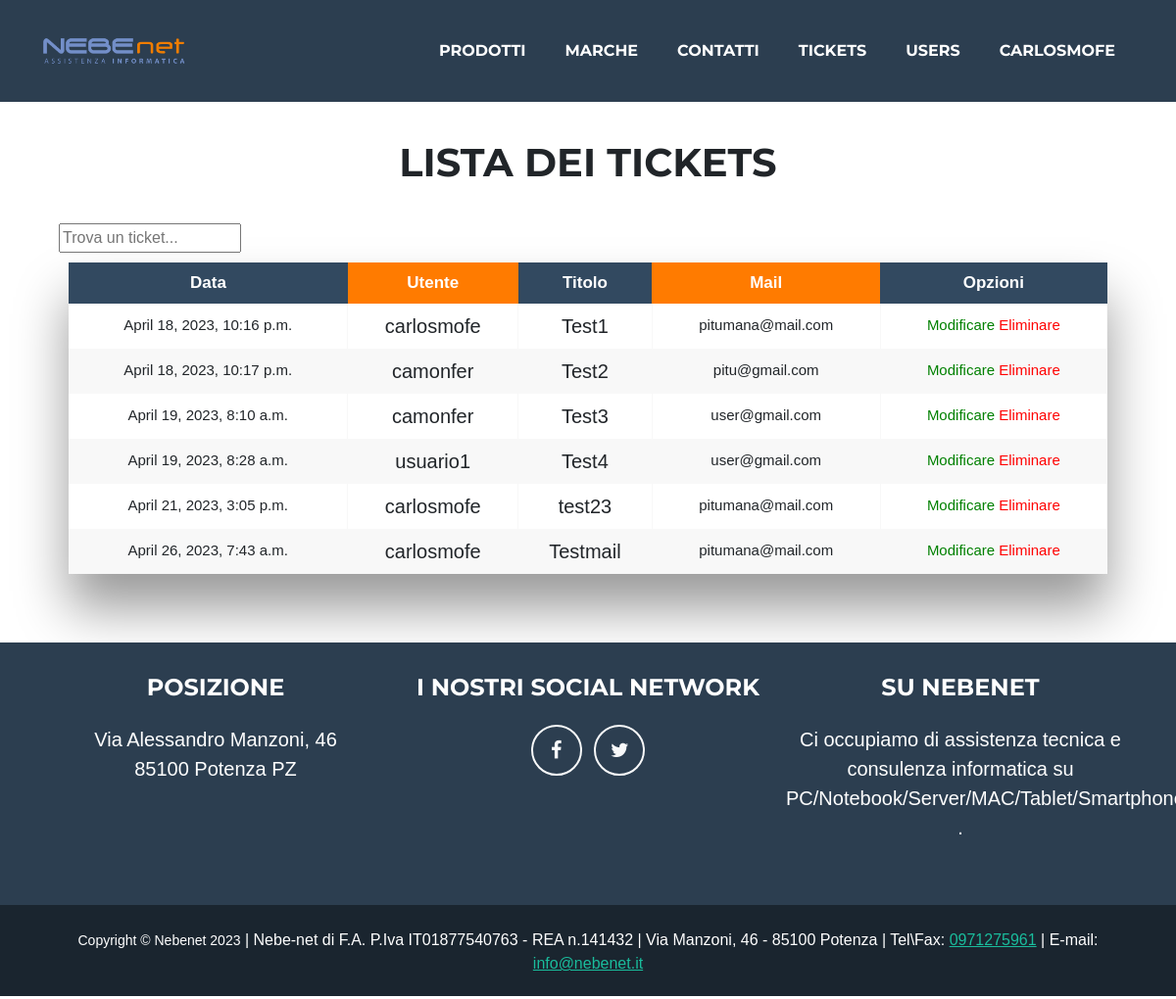
Page /ticketsadmin/ (signed in) on the earlier database version.
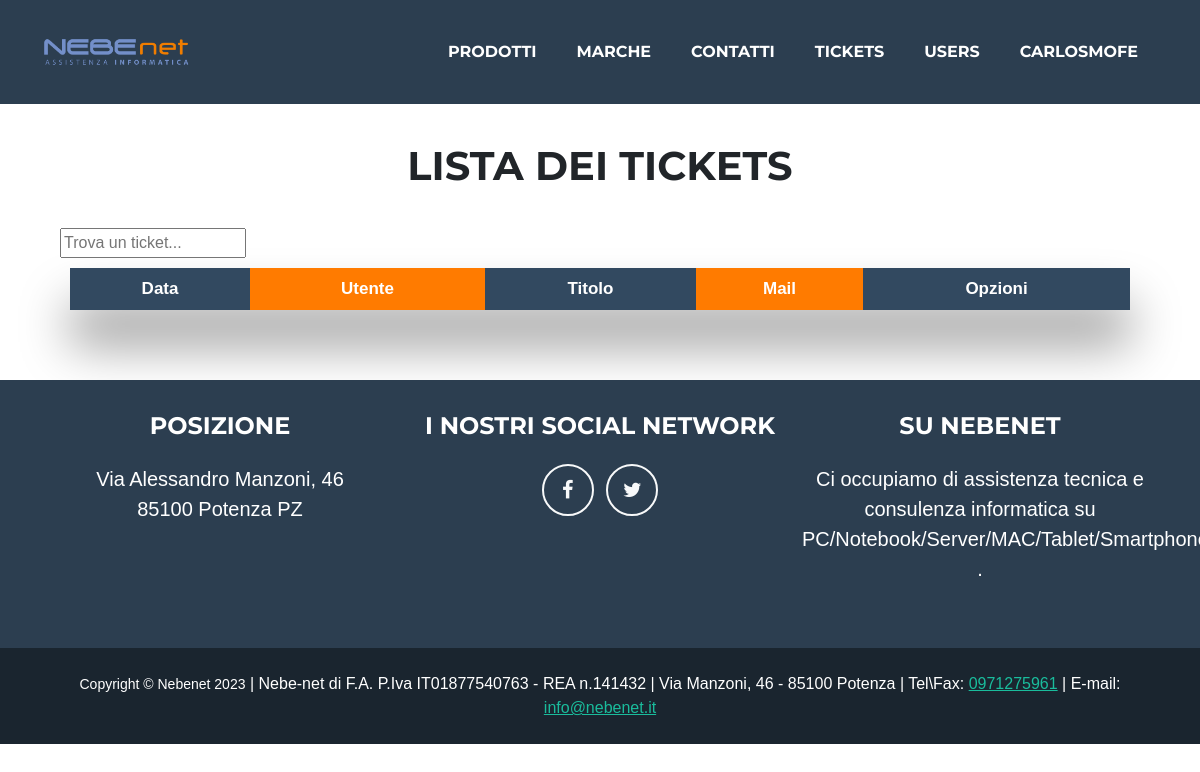
Same page on the later database version.
### nebenet_app/models.py (models this page shows, shortened)
class Ticket(models.Model):
    ti_user = models.ForeignKey(settings.AUTH_USER_MODEL, on_delete=models.CASCADE)
    ti_mail = models.EmailField('Contatto email*',blank=False)
    ti_title = models.CharField('Titolo*',max_length=1000, blank=False)
    Problema = models.CharField('Descrivi il tuo problema*',max_length=1000, blank=False)
    ti_img = models.ImageField('Aggiungi uno screenshot (facoltativo)',blank=True)
    ti_personal = models.BooleanField("Trattamento dei dati personali(Obbligatorio)*",blank=False)
    ti_time = models.DateTimeField(auto_now=True)

class User(AbstractUser):
    email = models.EmailField(unique=True)
    image = models.ImageField(upload_to ='img/')
    date = models.DateTimeField(auto_now=True)

### nebenet_app/views.py (the view)
# urls.py: path('ticketsadmin/', Ticket_List.as_view(template_name='nebenet_app/ticket_admin.html'), name='tickets-admin'),
class Ticket_List(ListView):
    model = Ticket
    def get_queryset(self):
        if self.request.user.is_staff:
            resultado=Ticket.objects.all()
        else:
            resultado=Ticket.objects.filter(ti_user=self.request.user)
        return resultado

### nebenet_app/templates/nebenet_app/ticket_admin.html (shortened to what this page needs)
{% extends 'base.html' %}
{% block content %}
{% load static %}
    <link href="/static/css/tabla.css" rel="stylesheet" />
<body>
    <p class="adminpro"><h1>Lista dei tickets</h1>
        {% if user.is_staff %}
        <div class="paddingticket" class="container">
            <form action="{% url 'searchti' %}" method="get" >
                <input name="q" type="text" placeholder="Trova un ticket...">
            </form>
        </div>
        {% endif %}
<div class="table-wrapper">
    <table class="fl-table">
        <thead>
        <tr>
            <th>Data</th>
            <th>Utente</th>
            <th>Titolo </th>
            <th>Mail</th>
            <th>Opzioni</th>
        </tr>
        </thead>
        <tbody>
        {% for ticket in object_list %}
        <tr>
            <td>{{ ticket.ti_time }}</td>
            <td> <a class="singleticket" href="/usuarios/{{ ticket.ti_user.pk }}">{{ ticket.ti_user }}</a></td>
            <td><a class="singleticket" href="/ticket/{{ ticket.pk }}">{{ ticket.ti_title }}</a></td>
            <td>{{ ticket.ti_mail }}</td>
            <td><a class="atd" href="{% url 'tickets_update' ticket.pk %}">Modificare </a> <a class="etd" href="{% url 'tickets_delete' ticket.pk %}"> Eliminare</a></td>
        </tr>
        {% endfor %}
    </table>
</div>
</body>
{% endblock %}

Differences in the rows shown:
removed Ticket: ti_time "April 18, 2023, 10:16 p.m.", ti_user "carlosmofe", ti_title "Test1", ti_mail "pitumana@mail.com"
removed Ticket: ti_time "April 18, 2023, 10:17 p.m.", ti_user "camonfer", ti_title "Test2", ti_mail "pitu@gmail.com"
removed Ticket: ti_time "April 19, 2023, 8:10 a.m.", ti_user "camonfer", ti_title "Test3", ti_mail "user@gmail.com"
removed Ticket: ti_time "April 19, 2023, 8:28 a.m.", ti_user "usuario1", ti_title "Test4", ti_mail "user@gmail.com"
removed Ticket: ti_time "April 21, 2023, 3:05 p.m.", ti_user "carlosmofe", ti_title "test23", ti_mail "pitumana@mail.com"
removed Ticket: ti_time "April 26, 2023, 7:43 a.m.", ti_user "carlosmofe", ti_title "Testmail", ti_mail "pitumana@mail.com"
